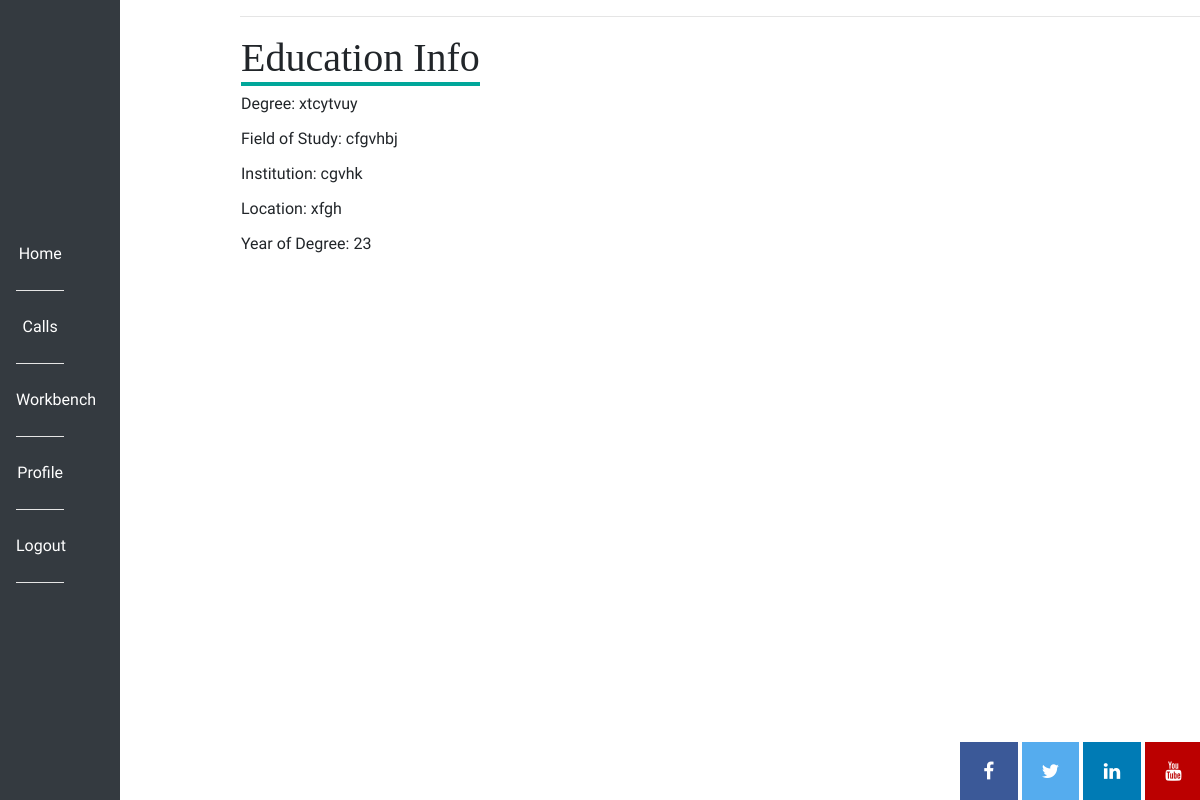
Page /education/jackmid (signed in) on the committed database.
### app/models.py (models this page shows, shortened)
class EducationInfo(db.Model):
    user_id = db.Column(db.Integer, db.ForeignKey("user.id"))
    id = db.Column(db.Integer, primary_key=True)
    degree = db.Column(db.String(40))
    field_of_study = db.Column(db.String(120))
    institution = db.Column(db.String(120))
    location = db.Column(db.String(120))
    year_of_degree = db.Column(db.String(20))

### app/routes.py (the view)
@app.route("/education/<username>")
@login_required
def education(username):
    if not current_user.access == 1:
        flash("Researcher area only")
        return redirect(url_for("index"))
    user = User.query.filter_by(username=username).first()
    education_info = user.education_info
    return render_template("education.html", education_info=education_info, svg=svg)

### app/models.py (called while the page is built)
@login.user_loader
def load_user(id):
    return User.query.get(int(id))

    def is_admin(self):
        return self.access == 2

### app/routes.py (called while the page is built)
@app.before_request
def before_request():
    if current_user.is_authenticated:
        current_user.last_seen = datetime.utcnow().strftime("%B %d %Y")
        db.session.commit()

### app/templates/education.html
{% extends "base.html" %}
{%  block content %}
<main>
<table>
    <tr valign=""top>
        <td>
            <h1>Education Info</h1>
            {% for edu in education_info %}
                <p>Degree: {{ edu.degree }}</p>
                <p>Field of Study: {{ edu.field_of_study }}</p>
                <p>Institution: {{ edu.institution }}</p>
                <p>Location: {{ edu.location }}</p>
                <p>Year of Degree: {{ edu.year_of_degree }}</p>
            {% endfor %}
        </td>
    </tr>
</table>
</main>
{% endblock %}

### app/static/css/style.css (style rules this page uses)
main { display:block; margin-left:20%; }
h1, h2, h3, h4, h5, h6 { font-family:Georgia, Times, serif; }
h1 { border-bottom: .1em solid #00A79A; }
p, div, a { font-family: 'Nobile', Helvetica, Arial, sans-serif; }

### rows in the picture
EducationInfo: degree "xtcytvuy", field_of_study "cfgvhbj", institution "cgvhk", location "xfgh", year_of_degree "23"
